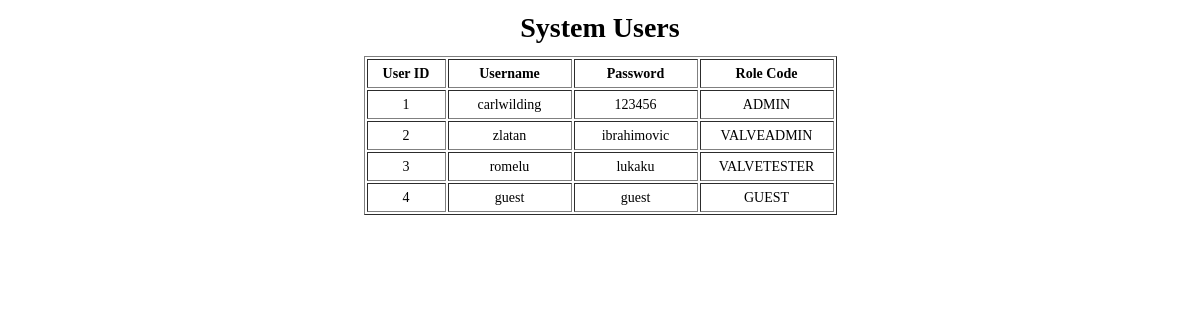
/disp.php, run on the app's committed database.
### tables this page shows
CREATE TABLE IF NOT EXISTS `system_users` (
  `u_userid` int(11) AUTO_INCREMENT  NOT NULL,
  `u_username` varchar(100) NOT NULL,
  `u_password` varchar(255) NOT NULL,
  `u_rolecode` varchar(50) NOT NULL,
  PRIMARY KEY (`u_userid`),
  FOREIGN KEY (`u_rolecode`) REFERENCES `role` (`role_rolecode`)  ON UPDATE CASCADE ON DELETE RESTRICT
);

### disp.php (the view)
<?php
include 'conn.php';
$sql = "SELECT * FROM system_users";
$result = $conn->query($sql);
?>
<!DOCTYPE html>
<html>
    <head>
    <link rel="stylesheet" type="text/css" href="style.css">
    </head>
<body>
<h1 align="center"> System Users </h1>
<table id="table1" border="1" align="center" style="line-height:25px;">
<tr>
<th> User ID </th>
<th> Username </th>
<th> Password </th>
<th> Role Code </th>
</tr>
<?php
if($result->num_rows > 0) {
while($row = $result -> fetch_assoc()) {
?>
    <div class="table1">
<tr>
            <td align="center" width=75px;><?php echo $row['u_userid']; ?></td>
            <td align="center" width=120px;><?php echo $row['u_username']; ?></td>
            <td align="center" width=120px;><?php echo $row['u_password']; ?></td>
            <td align="center" width=130px;><?php echo $row['u_rolecode']; ?></td>
        </tr>
        </div>
        <?php
            }
        }
        else
        {
            ?>
        <tr>
        <th colspan="2"> There is no data found!!</th>
        </tr>
        <?php
        }
    ?>
    </table>
    </body>
</html>

### style.css (style rules this page uses)
html, body { height: 100%; }
body { font-size: 14px; line-height: 18px; }

### data on the page
system_users: u_userid "1", u_username "carlwilding", u_password "123456", u_rolecode "ADMIN"
system_users: u_userid "2", u_username "zlatan", u_password "ibrahimovic", u_rolecode "VALVEADMIN"
system_users: u_userid "3", u_username "romelu", u_password "lukaku", u_rolecode "VALVETESTER"
system_users: u_userid "4", u_username "guest", u_password "guest", u_rolecode "GUEST"
